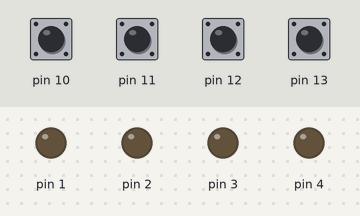
Bench run of a sketch on a simulated Arduino Uno, built with avr-gcc and run on an emulated ATmega328P. Shown: output pins drawn as LEDs (lit = HIGH). Inputs (shaded band) come from the test bench; at power-on: pin 10–13 HIGH.

Above: at 1.2 s.
1.3 s: pin 10 pulled LOW for 0.15 s
At 1.9 s:
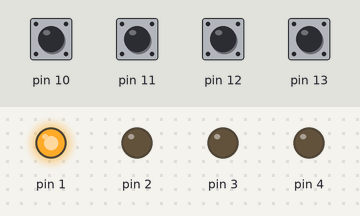
2.9 s: pin 11 pulled LOW for 0.15 s
At 4.1 s:
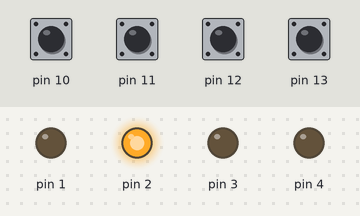
4.5 s: pin 12 pulled LOW for 0.15 s
At 5.5 s:
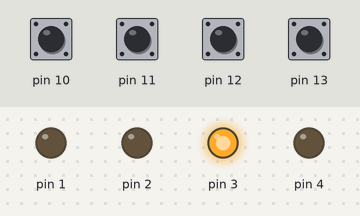
6.1 s: pin 13 pulled LOW for 0.15 s
At 6.7 s:
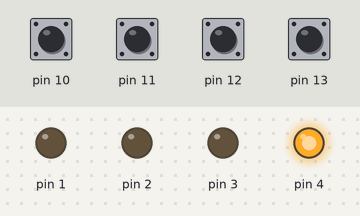
7.7 s: pin 10 pulled LOW for 1 s
At 8.0 s:
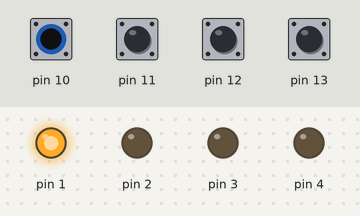
10.2 s: pin 11 pulled LOW for 1 s
At 11.1 s:
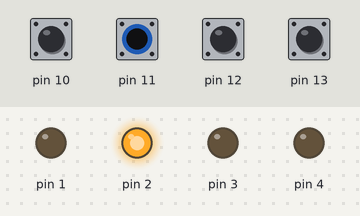
Timing chart, 0 to 13.2 s (numbered marks = the images above; inputs shaded):
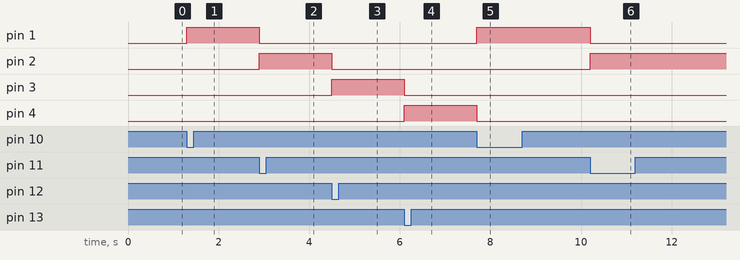

Measured:
- after the input at 1.3 s, pin 1: LOW → HIGH at once
- after the input at 2.9 s, pin 1: HIGH → LOW at once; pin 2: LOW → HIGH at once
- after the input at 4.5 s, pin 2: HIGH → LOW at once; pin 3: LOW → HIGH at once
- after the input at 6.1 s, pin 3: HIGH → LOW at once; pin 4: LOW → HIGH at once
- after the input at 7.7 s, pin 1: LOW → HIGH at once; pin 4: HIGH → LOW at once
- after the input at 10.2 s, pin 1: HIGH → LOW at once; pin 2: LOW → HIGH at once

The sketch:

switching_interface.ino
```cpp
void setup() {
  //pinMode(10,INPUT_PULLUP);
  pinMode(13,INPUT_PULLUP);
  pinMode(12,INPUT_PULLUP);
  pinMode(11,INPUT_PULLUP);
  pinMode(10,INPUT_PULLUP);

  pinMode(4,OUTPUT);
  pinMode(3,OUTPUT);
  pinMode(2,OUTPUT);
  pinMode(1,OUTPUT);

}

void loop() {
  // put your main code here, to run repeatedly:
  int a = digitalRead(13);
  int b = digitalRead(12);
  int c = digitalRead(11);
  int d = digitalRead(10);

  /*digitalWrite(4,HIGH);
  digitalWrite(3,HIGH);
  digitalWrite(2,HIGH);
  digitalWrite(1,HIGH);
  delay(1000);
  digitalWrite(4,LOW);
  digitalWrite(3,LOW);
  digitalWrite(2,LOW);
  digitalWrite(1,LOW);*/


  if(a == 0){
    digitalWrite(4,HIGH);
    digitalWrite(3,LOW);
    digitalWrite(2,LOW);
    digitalWrite(1,LOW);

  }
  if(b == 0){
    digitalWrite(3,HIGH);
    digitalWrite(4,LOW);
    digitalWrite(2,LOW);
    digitalWrite(1,LOW);

  }
  if(c == 0){
    digitalWrite(3,LOW);
    digitalWrite(4,LOW);
    digitalWrite(2,HIGH);
    digitalWrite(1,LOW);

  }if(d == 0){
    digitalWrite(3,LOW);
    digitalWrite(4,LOW);
    digitalWrite(2,LOW);
    digitalWrite(1,HIGH);

  }


  /*if(a == 1){
    digitalWrite(4,LOW);
  }
  if(b == 0){
    digitalWrite(3,HIGH);
  }
  if(b == 1){
    digitalWrite(3,LOW);
  }
  if(c == 0){
    digitalWrite(2,HIGH);
  }
  if(c == 1){
    digitalWrite(2,LOW);
  }
  if(d == 0){
    digitalWrite(1,HIGH);
  }
  if(d == 1){
    digitalWrite(1,LOW);
  }*/


}
```
